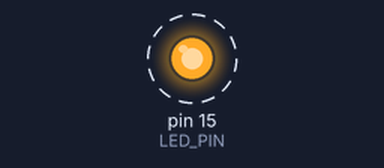
Bench run of a sketch on a simulated Arduino Uno, built with avr-gcc and run on an emulated ATmega328P. Parts: output pins drawn as LEDs (lit = HIGH). Dashed ring = blinking.

Above: at 0.2 s.
Timing chart, 0 to 4.6 s (numbered marks = the images above):
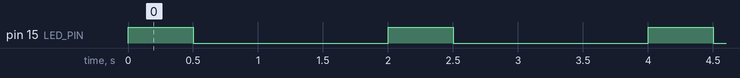

The sketch:

xadow-uvdosimeter.ino
```cpp
#include <Wire.h>

const int LED_PIN = 15;

void setup() {
  pinMode(LED_PIN, OUTPUT);
}

void loop() {
  digitalWrite(LED_PIN, HIGH);
  delay(500);
  digitalWrite(LED_PIN, LOW);
  delay(1500);
}
```

Measured:
- by itself, pin 15 (LED_PIN): alternates HIGH for 0.50 s and LOW for 1.5 s
